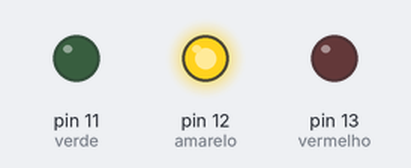
A sketch run on a simulated Arduino Uno, built with avr-gcc and run on an emulated ATmega328P. On the bench: output pins drawn as LEDs (lit = HIGH).

Above: at 0.5 s.
At 2.5 s:
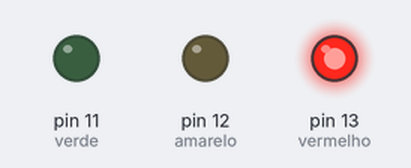
At 5.5 s:
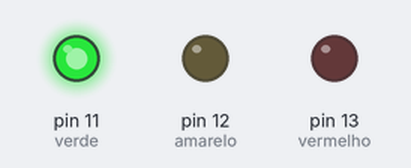
Timing chart, 0 to 9.1 s (numbered marks = the images above):
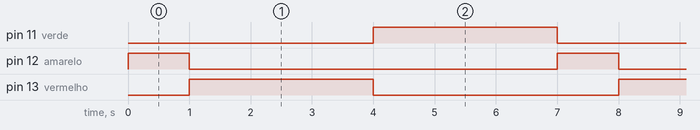

The sketch:

pond_part2.ino
```cpp
// Link tinkercad
// https://www.tinkercad.com/things/31484rSBl4D/editel?sharecode=uzluq3YwJqzLXLZ-x0NdjSutqrhZuBPJUKOws6zJWFo

#define vermelho 13
#define amarelo 12
#define verde 11

void setup() {

  pinMode(vermelho, OUTPUT);
  pinMode(amarelo, OUTPUT);
  pinMode(verde, OUTPUT);
}

void loop() {

  digitalWrite(vermelho, LOW);
  digitalWrite(amarelo, HIGH);
  digitalWrite(verde, LOW);

  delay(1000);

  digitalWrite(amarelo, LOW);
  digitalWrite(vermelho, HIGH);

  delay(3000);

  digitalWrite(verde, HIGH);
  digitalWrite(vermelho, LOW);

  delay(3000);
}
```

Measured:
- by itself, pin 11 (verde), pin 13 (vermelho): alternates HIGH for 3.0 s and LOW for 4.0 s
- by itself, pin 12 (amarelo): alternates HIGH for 1.0 s and LOW for 6.0 s
- by itself, everything shown: repeats every 7.0 s, in 3 steps
